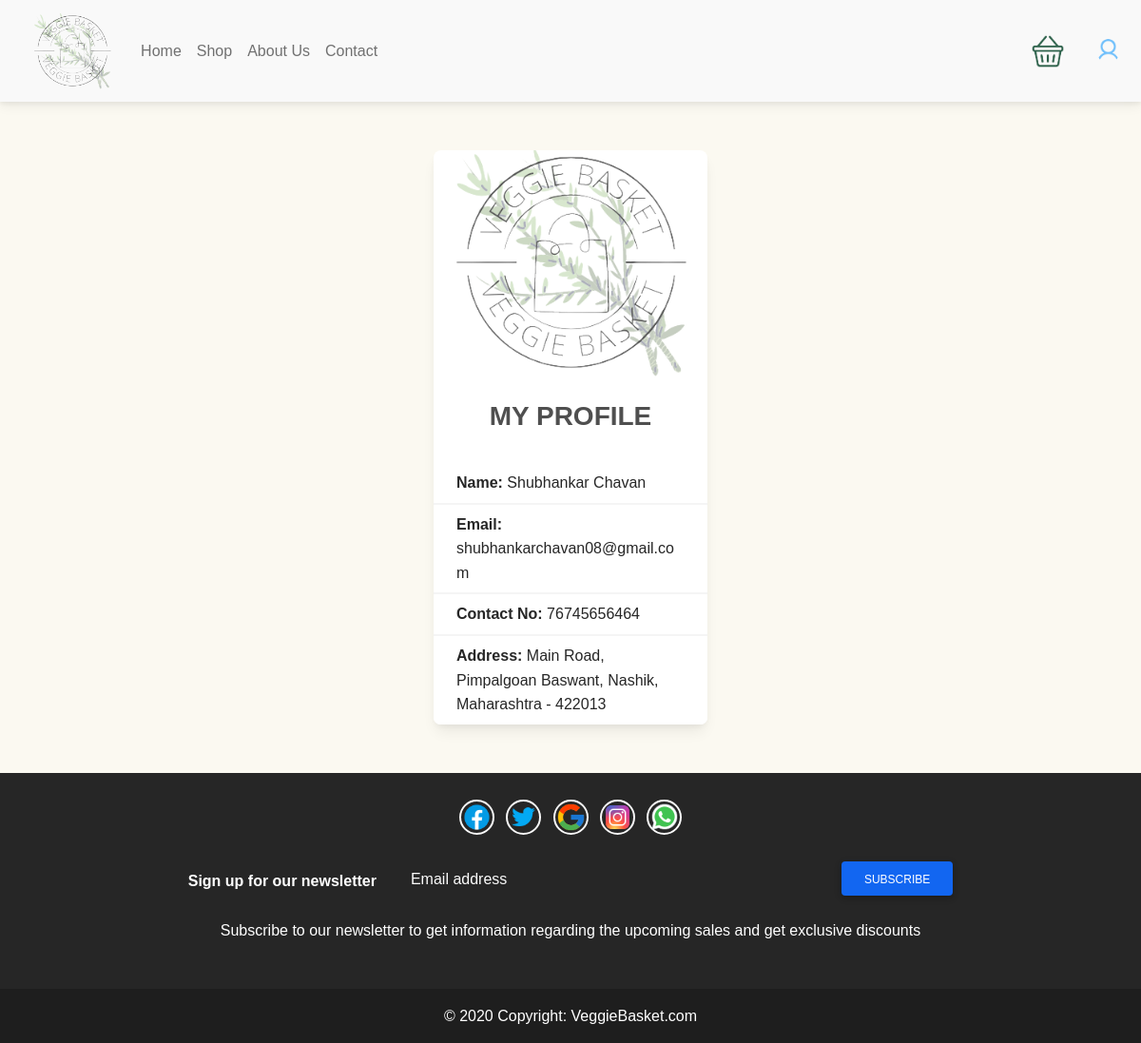
/myprofile.php (signed in), run on the app's committed database.
### tables this page shows
CREATE TABLE `user` (
  `uid` int(11) NOT NULL AUTO_INCREMENT,
  `uname` varchar(30) NOT NULL,
  `ugender` varchar(10) NOT NULL,
  `uaddress` text NOT NULL,
  `umobno` bigint(20) NOT NULL,
  `email` varchar(30) NOT NULL,
  PRIMARY KEY (`uid`)
);

### myprofile.php (the view, shortened to what this page needs)
<!DOCTYPE html>
<html>
<head>
	<?php require 'head.php' ?>
</head>
<body>
<?php require 'header.php'?>
<div><br><br></div>
<?php
$u = mysqli_query($con,"select * from user where uid=".$_SESSION['uid']);
$ui=mysqli_fetch_array($u)
?>
<div class="d-flex justify-content-center">
<div class="card" style="width: 18rem;">
  <img src="img/logo1.png" class="card-img-top container-fluid" alt="Keyboard"/>
  <div class="card-body">
    <h3 class="card-title" style="text-align:center;"><b>MY PROFILE</b></h3>
  </div>
  <ul class="list-group list-group-light list-group-small">
    <li class="list-group-item px-4"><b>Name: </b><?php echo $ui['uname']; ?></li>
    <li class="list-group-item px-4"><b>Email: </b><?php echo $ui['email']; ?></li>
    <li class="list-group-item px-4"><b>Contact No: </b><?php echo $ui['umobno']; ?></li>
     <li class="list-group-item px-4"><b>Address: </b><?php echo $ui['uaddress']; ?></li>
  </ul>
  </div>
</div>
<div><br><br></div>
<?php require 'footer.php'?>
</body>
</html>

### data on the page
user: uname "Shubhankar Chavan", email "shubhankarchavan08@gmail.com", umobno "76745656464", uaddress "Main Road, Pimpalgoan Baswant, Nashik, Maharashtra - 422013"
